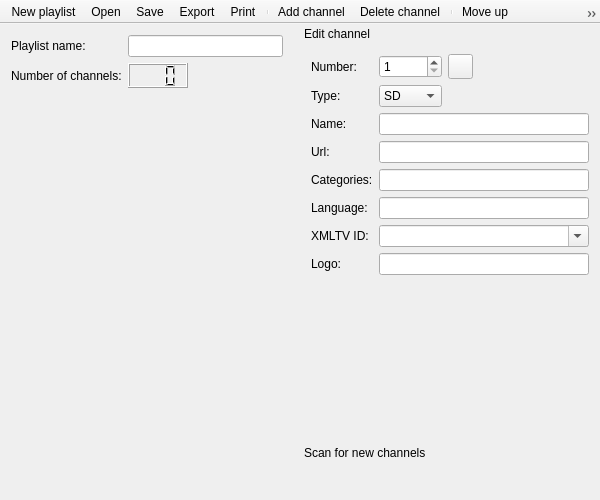
<?xml version="1.0" encoding="UTF-8"?>
<ui version="4.0">
 <class>PlaylistEditor</class>
 <widget class="QMainWindow" name="PlaylistEditor">
  <property name="geometry">
   <rect>
    <x>0</x>
    <y>0</y>
    <width>600</width>
    <height>500</height>
   </rect>
  </property>
  <property name="windowTitle">
   <string>Tano Editor</string>
  </property>
  <property name="windowIcon">
   <iconset theme="accessories-text-editor">
    <normaloff/>
   </iconset>
  </property>
  <property name="toolButtonStyle">
   <enum>Qt::ToolButtonIconOnly</enum>
  </property>
  <widget class="QWidget" name="centralwidget">
   <layout class="QGridLayout" name="gridLayout_3">
    <item row="0" column="0">
     <widget class="QLabel" name="labelName">
      <property name="text">
       <string>Playlist name:</string>
      </property>
     </widget>
    </item>
    <item row="0" column="1" colspan="2">
     <widget class="QLineEdit" name="editName"/>
    </item>
    <item row="1" column="0">
     <widget class="QLabel" name="labelCount">
      <property name="text">
       <string>Number of channels:</string>
      </property>
     </widget>
    </item>
    <item row="1" column="1">
     <widget class="QLCDNumber" name="number">
      <property name="minimumSize">
       <size>
        <width>60</width>
        <height>25</height>
       </size>
      </property>
      <property name="maximumSize">
       <size>
        <width>60</width>
        <height>25</height>
       </size>
      </property>
      <property name="digitCount">
       <number>3</number>
      </property>
     </widget>
    </item>
    <item row="2" column="0" colspan="3">
     <widget class="PlaylistDisplayWidget" name="playlist" native="true"/>
    </item>
   </layout>
  </widget>
  <widget class="QToolBar" name="toolBar">
   <property name="minimumSize">
    <size>
     <width>0</width>
     <height>0</height>
    </size>
   </property>
   <property name="maximumSize">
    <size>
     <width>16777215</width>
     <height>24</height>
    </size>
   </property>
   <property name="windowTitle">
    <string>Toolbar</string>
   </property>
   <property name="movable">
    <bool>false</bool>
   </property>
   <property name="iconSize">
    <size>
     <width>16</width>
     <height>16</height>
    </size>
   </property>
   <property name="toolButtonStyle">
    <enum>Qt::ToolButtonIconOnly</enum>
   </property>
   <property name="floatable">
    <bool>false</bool>
   </property>
   <attribute name="toolBarArea">
    <enum>TopToolBarArea</enum>
   </attribute>
   <attribute name="toolBarBreak">
    <bool>false</bool>
   </attribute>
   <addaction name="actionNew"/>
   <addaction name="actionOpen"/>
   <addaction name="actionSave"/>
   <addaction name="actionExport"/>
   <addaction name="actionPrint"/>
   <addaction name="separator"/>
   <addaction name="actionAdd"/>
   <addaction name="actionDelete"/>
   <addaction name="separator"/>
   <addaction name="actionUp"/>
   <addaction name="actionDown"/>
   <addaction name="separator"/>
   <addaction name="actionAutoXmltv"/>
   <addaction name="actionHelp"/>
   <addaction name="actionClose"/>
  </widget>
  <widget class="QDockWidget" name="editWidget">
   <property name="sizePolicy">
    <sizepolicy hsizetype="Maximum" vsizetype="Preferred">
     <horstretch>0</horstretch>
     <verstretch>0</verstretch>
    </sizepolicy>
   </property>
   <property name="minimumSize">
    <size>
     <width>300</width>
     <height>301</height>
    </size>
   </property>
   <property name="maximumSize">
    <size>
     <width>300</width>
     <height>524287</height>
    </size>
   </property>
   <property name="windowIcon">
    <iconset theme="accessories-text-editor">
     <normaloff/>
    </iconset>
   </property>
   <property name="features">
    <set>QDockWidget::NoDockWidgetFeatures</set>
   </property>
   <property name="allowedAreas">
    <set>Qt::LeftDockWidgetArea|Qt::RightDockWidgetArea</set>
   </property>
   <property name="windowTitle">
    <string>Edit channel</string>
   </property>
   <attribute name="dockWidgetArea">
    <number>2</number>
   </attribute>
   <widget class="QWidget" name="editWidgetContents">
    <layout class="QGridLayout" name="gridLayout">
     <item row="0" column="2">
      <widget class="QPushButton" name="buttonApplyNum">
       <property name="minimumSize">
        <size>
         <width>25</width>
         <height>25</height>
        </size>
       </property>
       <property name="maximumSize">
        <size>
         <width>25</width>
         <height>25</height>
        </size>
       </property>
       <property name="icon">
        <iconset theme="dialog-apply">
         <normaloff/>
        </iconset>
       </property>
       <property name="iconSize">
        <size>
         <width>22</width>
         <height>22</height>
        </size>
       </property>
      </widget>
     </item>
     <item row="1" column="1">
      <widget class="QComboBox" name="editType">
       <property name="maxVisibleItems">
        <number>3</number>
       </property>
       <property name="maxCount">
        <number>3</number>
       </property>
       <item>
        <property name="text">
         <string>SD</string>
        </property>
       </item>
       <item>
        <property name="text">
         <string>HD</string>
        </property>
       </item>
       <item>
        <property name="text">
         <string>Radio</string>
        </property>
       </item>
      </widget>
     </item>
     <item row="0" column="0">
      <widget class="QLabel" name="labelNumber">
       <property name="text">
        <string>Number:</string>
       </property>
      </widget>
     </item>
     <item row="8" column="1" colspan="4">
      <widget class="QLineEdit" name="editLogo"/>
     </item>
     <item row="6" column="1" colspan="4">
      <widget class="QLineEdit" name="editLanguage"/>
     </item>
     <item row="0" column="1">
      <widget class="QSpinBox" name="editNumber">
       <property name="minimum">
        <number>1</number>
       </property>
       <property name="maximum">
        <number>999</number>
       </property>
      </widget>
     </item>
     <item row="4" column="0">
      <widget class="QLabel" name="labelCategories">
       <property name="text">
        <string>Categories:</string>
       </property>
      </widget>
     </item>
     <item row="3" column="1" colspan="4">
      <widget class="QLineEdit" name="editUrl"/>
     </item>
     <item row="2" column="0">
      <widget class="QLabel" name="labelChannelName">
       <property name="text">
        <string>Name:</string>
       </property>
      </widget>
     </item>
     <item row="1" column="0">
      <widget class="QLabel" name="labelType">
       <property name="text">
        <string>Type:</string>
       </property>
      </widget>
     </item>
     <item row="2" column="1" colspan="4">
      <widget class="QLineEdit" name="editChannelName"/>
     </item>
     <item row="7" column="0">
      <widget class="QLabel" name="labelXmltvId">
       <property name="text">
        <string>XMLTV ID:</string>
       </property>
      </widget>
     </item>
     <item row="3" column="0">
      <widget class="QLabel" name="labelUrl">
       <property name="text">
        <string>Url:</string>
       </property>
      </widget>
     </item>
     <item row="6" column="0">
      <widget class="QLabel" name="labelLanguage">
       <property name="text">
        <string>Language:</string>
       </property>
      </widget>
     </item>
     <item row="0" column="3">
      <spacer name="horizontalSpacer_2">
       <property name="orientation">
        <enum>Qt::Horizontal</enum>
       </property>
       <property name="sizeHint" stdset="0">
        <size>
         <width>40</width>
         <height>20</height>
        </size>
       </property>
      </spacer>
     </item>
     <item row="8" column="0">
      <widget class="QLabel" name="labelLogo">
       <property name="text">
        <string>Logo:</string>
       </property>
      </widget>
     </item>
     <item row="10" column="0" colspan="5">
      <spacer name="verticalSpacer">
       <property name="orientation">
        <enum>Qt::Vertical</enum>
       </property>
       <property name="sizeHint" stdset="0">
        <size>
         <width>20</width>
         <height>40</height>
        </size>
       </property>
      </spacer>
     </item>
     <item row="4" column="1" colspan="4">
      <widget class="QLineEdit" name="editCategories"/>
     </item>
     <item row="7" column="1" colspan="4">
      <widget class="QComboBox" name="editXmltvId">
       <property name="editable">
        <bool>true</bool>
       </property>
       <item>
        <property name="text">
         <string notr="true"/>
        </property>
       </item>
       <item>
        <property name="text">
         <string>Other</string>
        </property>
       </item>
      </widget>
     </item>
    </layout>
   </widget>
  </widget>
  <widget class="QDockWidget" name="updateWidget">
   <property name="windowIcon">
    <iconset theme="view-refresh">
     <normaloff/>
    </iconset>
   </property>
   <property name="features">
    <set>QDockWidget::NoDockWidgetFeatures</set>
   </property>
   <property name="allowedAreas">
    <set>Qt::LeftDockWidgetArea|Qt::RightDockWidgetArea</set>
   </property>
   <property name="windowTitle">
    <string>Scan for new channels</string>
   </property>
   <attribute name="dockWidgetArea">
    <number>2</number>
   </attribute>
   <widget class="QWidget" name="updateWidgetContents">
    <layout class="QGridLayout" name="updateContents">
     <item row="0" column="0">
      <widget class="PlaylistEditorScan" name="scan" native="true"/>
     </item>
    </layout>
   </widget>
  </widget>
  <action name="actionAdd">
   <property name="icon">
    <iconset theme="list-add">
     <normaloff/>
    </iconset>
   </property>
   <property name="text">
    <string>Add channel</string>
   </property>
   <property name="toolTip">
    <string>Add channel</string>
   </property>
  </action>
  <action name="actionDelete">
   <property name="icon">
    <iconset theme="list-remove">
     <normaloff/>
    </iconset>
   </property>
   <property name="text">
    <string>Delete channel</string>
   </property>
   <property name="toolTip">
    <string>Delete channel</string>
   </property>
  </action>
  <action name="actionSave">
   <property name="icon">
    <iconset theme="document-save">
     <normaloff/>
    </iconset>
   </property>
   <property name="text">
    <string>Save</string>
   </property>
   <property name="toolTip">
    <string>Save</string>
   </property>
  </action>
  <action name="actionClose">
   <property name="icon">
    <iconset theme="window-close">
     <normaloff/>
    </iconset>
   </property>
   <property name="text">
    <string>Close</string>
   </property>
  </action>
  <action name="actionUp">
   <property name="icon">
    <iconset theme="go-up">
     <normaloff/>
    </iconset>
   </property>
   <property name="text">
    <string>Move up</string>
   </property>
   <property name="toolTip">
    <string>Move up</string>
   </property>
  </action>
  <action name="actionDown">
   <property name="icon">
    <iconset theme="go-down">
     <normaloff/>
    </iconset>
   </property>
   <property name="text">
    <string>Move down</string>
   </property>
   <property name="toolTip">
    <string>Move down</string>
   </property>
  </action>
  <action name="actionPrint">
   <property name="icon">
    <iconset theme="document-print">
     <normaloff/>
    </iconset>
   </property>
   <property name="text">
    <string>Print</string>
   </property>
  </action>
  <action name="actionExport">
   <property name="icon">
    <iconset theme="document-export">
     <normaloff/>
    </iconset>
   </property>
   <property name="text">
    <string>Export</string>
   </property>
  </action>
  <action name="actionOpen">
   <property name="icon">
    <iconset theme="document-open">
     <normaloff/>
    </iconset>
   </property>
   <property name="text">
    <string>Open</string>
   </property>
  </action>
  <action name="actionNew">
   <property name="icon">
    <iconset theme="document-new">
     <normaloff/>
    </iconset>
   </property>
   <property name="text">
    <string>New playlist</string>
   </property>
  </action>
  <action name="actionExportTvheadend">
   <property name="icon">
    <iconset theme="document-export">
     <normaloff/>
    </iconset>
   </property>
   <property name="text">
    <string>Tvheadend</string>
   </property>
  </action>
  <action name="actionExportXmltvId">
   <property name="icon">
    <iconset theme="document-export">
     <normaloff/>
    </iconset>
   </property>
   <property name="text">
    <string>XMLTV IDs</string>
   </property>
   <property name="toolTip">
    <string>XMLTV IDs</string>
   </property>
  </action>
  <action name="actionHelp">
   <property name="icon">
    <iconset theme="help-browser">
     <normaloff/>
    </iconset>
   </property>
   <property name="text">
    <string>Help</string>
   </property>
  </action>
  <action name="actionAutoXmltv">
   <property name="icon">
    <iconset theme="x-office-calendar">
     <normaloff/>
    </iconset>
   </property>
   <property name="text">
    <string>Auto XMLTV map</string>
   </property>
  </action>
 </widget>
 <layoutdefault spacing="6" margin="11"/>
 <customwidgets>
  <customwidget>
   <class>PlaylistDisplayWidget</class>
   <extends>QWidget</extends>
   <header>widgets/common/PlaylistDisplayWidget.h</header>
   <container>1</container>
  </customwidget>
  <customwidget>
   <class>PlaylistEditorScan</class>
   <extends>QWidget</extends>
   <header>editor/PlaylistEditorScan.h</header>
   <container>1</container>
  </customwidget>
 </customwidgets>
 <tabstops>
  <tabstop>editName</tabstop>
  <tabstop>editNumber</tabstop>
  <tabstop>buttonApplyNum</tabstop>
  <tabstop>editType</tabstop>
  <tabstop>editChannelName</tabstop>
  <tabstop>editUrl</tabstop>
  <tabstop>editCategories</tabstop>
  <tabstop>editLanguage</tabstop>
  <tabstop>editXmltvId</tabstop>
  <tabstop>editLogo</tabstop>
 </tabstops>
 <resources/>
 <connections/>
</ui>
